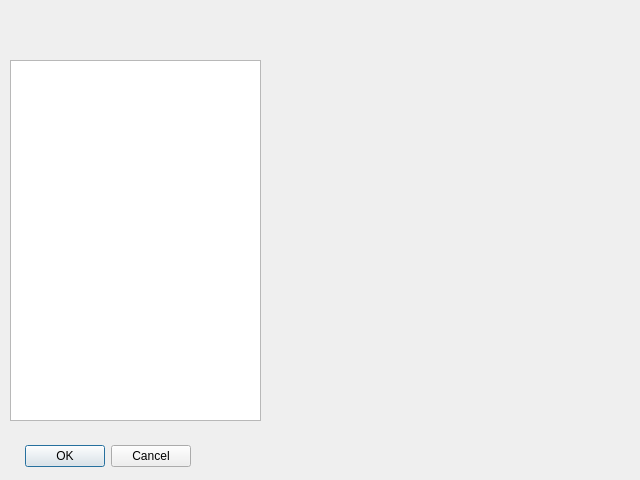
<?xml version="1.0" encoding="UTF-8"?>
<ui version="4.0">
 <class>Dialog</class>
 <widget class="QDialog" name="Dialog">
  <property name="geometry">
   <rect>
    <x>0</x>
    <y>0</y>
    <width>640</width>
    <height>480</height>
   </rect>
  </property>
  <property name="windowTitle">
   <string>Dialog</string>
  </property>
  <widget class="QDialogButtonBox" name="buttonBox">
   <property name="geometry">
    <rect>
     <x>10</x>
     <y>440</y>
     <width>181</width>
     <height>32</height>
    </rect>
   </property>
   <property name="orientation">
    <enum>Qt::Horizontal</enum>
   </property>
   <property name="standardButtons">
    <set>QDialogButtonBox::Cancel|QDialogButtonBox::Ok</set>
   </property>
  </widget>
  <widget class="QListWidget" name="listWidget">
   <property name="geometry">
    <rect>
     <x>10</x>
     <y>60</y>
     <width>251</width>
     <height>361</height>
    </rect>
   </property>
  </widget>
  <widget class="QWidget" name="widget" native="true">
   <property name="geometry">
    <rect>
     <x>340</x>
     <y>140</y>
     <width>251</width>
     <height>221</height>
    </rect>
   </property>
  </widget>
 </widget>
 <resources/>
 <connections>
  <connection>
   <sender>buttonBox</sender>
   <signal>accepted()</signal>
   <receiver>Dialog</receiver>
   <slot>accept()</slot>
   <hints>
    <hint type="sourcelabel">
     <x>248</x>
     <y>254</y>
    </hint>
    <hint type="destinationlabel">
     <x>157</x>
     <y>274</y>
    </hint>
   </hints>
  </connection>
  <connection>
   <sender>buttonBox</sender>
   <signal>rejected()</signal>
   <receiver>Dialog</receiver>
   <slot>reject()</slot>
   <hints>
    <hint type="sourcelabel">
     <x>316</x>
     <y>260</y>
    </hint>
    <hint type="destinationlabel">
     <x>286</x>
     <y>274</y>
    </hint>
   </hints>
  </connection>
 </connections>
</ui>
